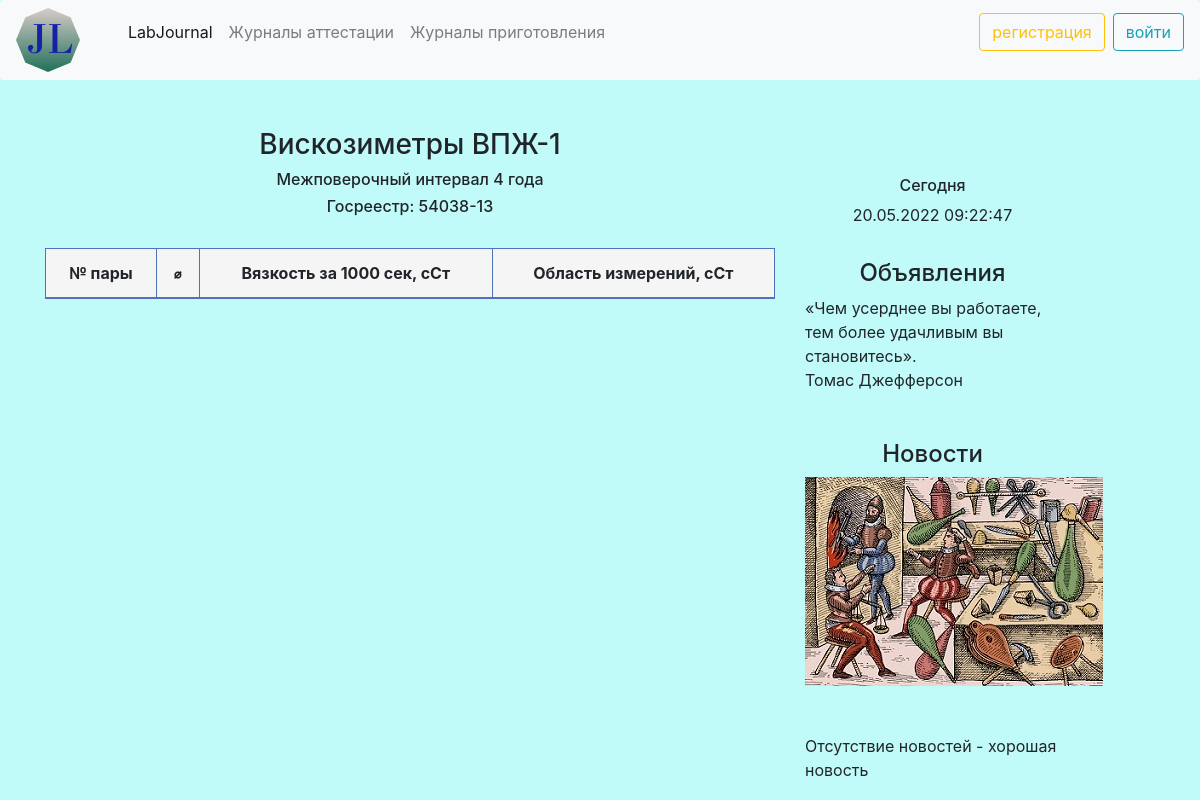
/viscosimetersType/, run on an earlier commit of the app's database.
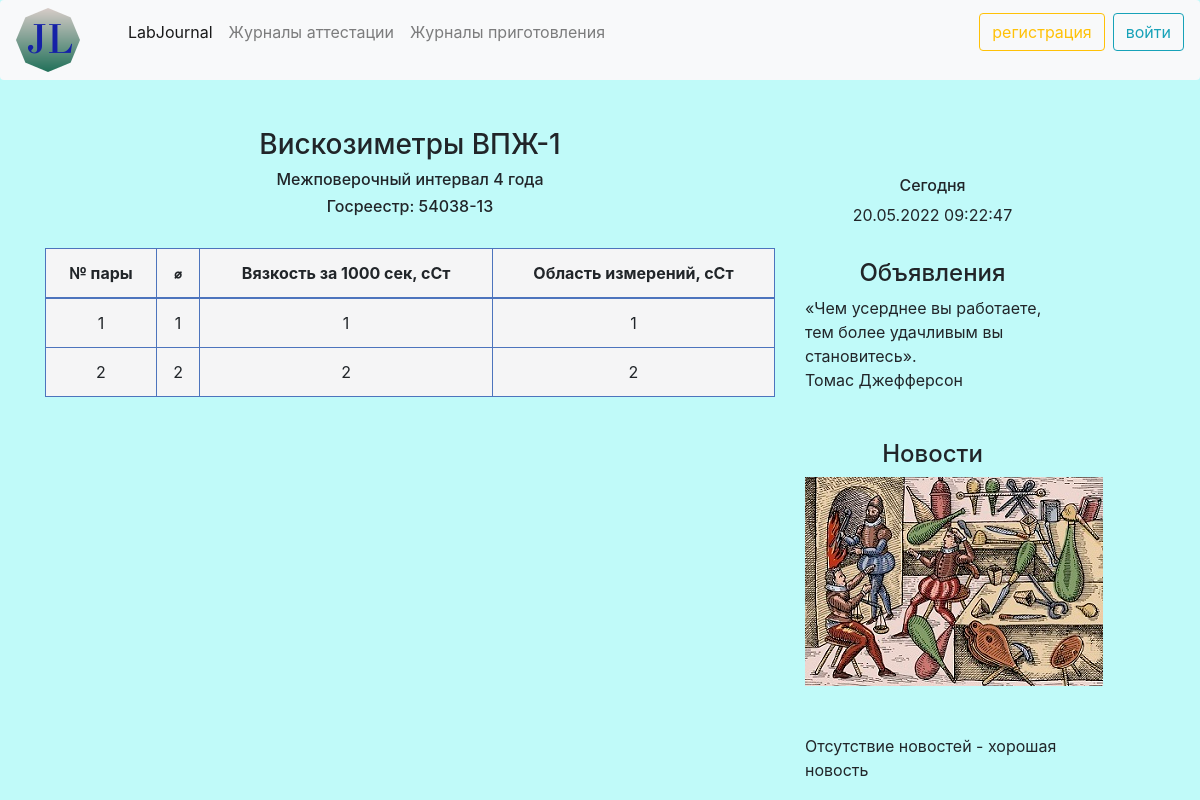
And on a later commit of the database.
### viscosimeters/models.py (models this page shows, shortened)
class ViscosimeterType(models.Model):
    pairNumber = models.CharField('Номер пары', max_length=100)
    diameter = models.CharField('Диаметр', max_length=5)
    viscosity1000 = models.CharField('Вязкость за 1000 сек, сСт', max_length=30)
    range = models.CharField('Область измерений, сСт', max_length=30)
    type = models.CharField('Тип', max_length=30, default='ВПЖ-1')
    intervalVerification = models.CharField('Межповерочный интервал', max_length=30, default='4 года')
    create_at = models.DateTimeField(auto_now_add=True, verbose_name='Дата создания')
    update_at = models.DateTimeField(auto_now=True, verbose_name='Дата обновления')
    class Meta:
        verbose_name = 'Тип вискозиметра'
        verbose_name_plural = 'Типы вискозиметров'

### viscosimeters/views.py (the view)
# urls.py: path('viscosimetersType/', views.ViscosimeterTypeView.as_view(), name='viscosimetersType'),
class ViscosimeterTypeView(View):
    def get(self, request):
        ViscosimeterTypeObjects = ViscosimeterType.objects.all()
        return render(request, 'viscosimeters/viscosimeterType.html', {'ViscosimeterTypeObjects': ViscosimeterTypeObjects})

### viscosimeters/templates/viscosimeters/viscosimeterType.html (shortened to what this page needs)
{% extends 'main/base.html' %}
{% block content %}
    <div style="text-align: center;"><h3>Вискозиметры ВПЖ-1</h3></div>
    <div style="text-align: center;"><h6>Межповерочный интервал 4 года</h6></div>
    <div style="text-align: center;"><h6>Госреестр: 54038-13</h6></div>
<br>
<table class="table table-bordered">
<thead>
    <tr>
      <th> <div style="text-align: center;"> № пары </div></th>
      <th> <div style="text-align: center;"> ⌀ </div></th>
      <th> <div style="text-align: center;"> Вязкость за 1000 сек, сСт </div></th>
      <th> <div style="text-align: center;"> Область измерений, сСт </div></th>
    </tr>
  </thead>
  <tbody>
{% for type in ViscosimeterTypeObjects %}
    <tr>
      <td align="center"> {{ type.pairNumber }}</td>
      <td align="center"> {{ type.diameter }}</td>
      <td align="center">{{ type.viscosity1000 }}</td>
      <td align="center">{{ type.range }}</td>
    </tr>
{% endfor %}
  </tbody>
</table>
{% endblock %}

What changed in the data, as far as the page shows it:
added ViscosimeterType: pairNumber "1", diameter "1", viscosity1000 "1", range "1"
added ViscosimeterType: pairNumber "2", diameter "2", viscosity1000 "2", range "2"
